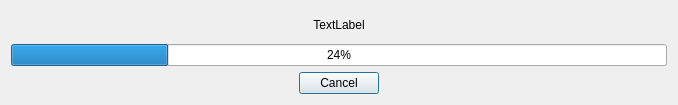
<?xml version="1.0" encoding="UTF-8"?>
<ui version="4.0">
 <class>ProgressDialog</class>
 <widget class="QDialog" name="ProgressDialog">
  <property name="geometry">
   <rect>
    <x>0</x>
    <y>0</y>
    <width>678</width>
    <height>105</height>
   </rect>
  </property>
  <property name="windowTitle">
   <string>Dialog</string>
  </property>
  <layout class="QVBoxLayout" name="verticalLayout">
   <item>
    <widget class="QLabel" name="message">
     <property name="text">
      <string>TextLabel</string>
     </property>
     <property name="alignment">
      <set>Qt::AlignCenter</set>
     </property>
    </widget>
   </item>
   <item>
    <widget class="QProgressBar" name="progressBar">
     <property name="value">
      <number>24</number>
     </property>
     <property name="textVisible">
      <bool>true</bool>
     </property>
     <property name="orientation">
      <enum>Qt::Horizontal</enum>
     </property>
     <property name="invertedAppearance">
      <bool>false</bool>
     </property>
    </widget>
   </item>
   <item>
    <layout class="QHBoxLayout" name="horizontalLayout">
     <item>
      <spacer name="horizontalSpacer">
       <property name="orientation">
        <enum>Qt::Horizontal</enum>
       </property>
       <property name="sizeHint" stdset="0">
        <size>
         <width>40</width>
         <height>20</height>
        </size>
       </property>
      </spacer>
     </item>
     <item>
      <widget class="QPushButton" name="cancel">
       <property name="sizePolicy">
        <sizepolicy hsizetype="Minimum" vsizetype="Fixed">
         <horstretch>0</horstretch>
         <verstretch>0</verstretch>
        </sizepolicy>
       </property>
       <property name="text">
        <string>Cancel</string>
       </property>
      </widget>
     </item>
     <item>
      <spacer name="horizontalSpacer_2">
       <property name="orientation">
        <enum>Qt::Horizontal</enum>
       </property>
       <property name="sizeHint" stdset="0">
        <size>
         <width>40</width>
         <height>20</height>
        </size>
       </property>
      </spacer>
     </item>
    </layout>
   </item>
  </layout>
 </widget>
 <resources/>
 <connections/>
</ui>
